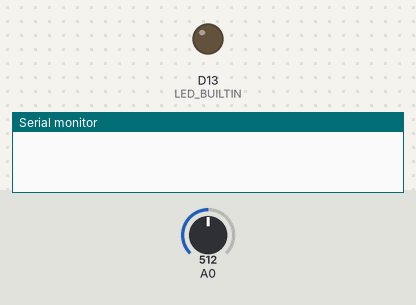
Simulated run of this sketch. Board: Arduino Nano 33 IoT. Parts: output pins drawn as LEDs (lit = HIGH), the last lines printed to the serial monitor. Inputs (shaded band) come from the test bench; at power-on: A0 = 512. Nothing arrives over Bluetooth unless stated; a phone connects over Bluetooth LE 3 s after start.

Above: at 0.1 s.
At 3.1 s:
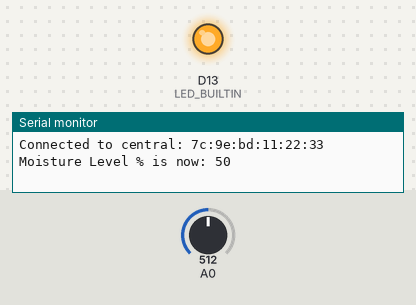
Timing chart, 0 to 4.6 s (numbered marks = the images above):
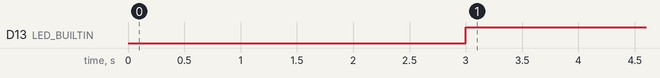

The sketch:

firmware.ino
```cpp
#include <ArduinoBLE.h>

BLEService moistureService("098D");
BLEUnsignedCharCharacteristic moistureLevelCharacteristic("098E", BLERead | BLENotify);

long previousMillis = 0;

void setup() {
  Serial.begin(9600);
  // while (!Serial);

  pinMode(LED_BUILTIN, OUTPUT);

  if (!BLE.begin()) {
    Serial.println("Starting BLE failed");

    while (1);
  }

  BLE.setLocalName("Moisture Monitor");

  BLE.setAdvertisedService(moistureService);
  moistureService.addCharacteristic(moistureLevelCharacteristic);
  BLE.addService(moistureService);

  BLE.advertise();
}

void loop() {
  BLEDevice central = BLE.central();

  if (central) {
    digitalWrite(LED_BUILTIN, HIGH);

    Serial.print("Connected to central: ");
    Serial.println(central.address());

    while (central.connected()) {
      long currentMillis = millis();
      if (currentMillis - previousMillis >= 1000) {
        previousMillis = currentMillis;

        int moisture = analogRead(A0);
        int moistureLevel = map(moisture, 0, 1023, 0, 100);

        Serial.print("Moisture Level % is now: ");
        Serial.println(moistureLevel);

        moistureLevelCharacteristic.writeValue(moistureLevel);
      }
    }

    digitalWrite(LED_BUILTIN, LOW);

    Serial.print("Disconnected from central: ");
    Serial.println(central.address());
  }
}
```

Measured:
- by itself, D13 (LED_BUILTIN): LOW → HIGH at 3.0 s
